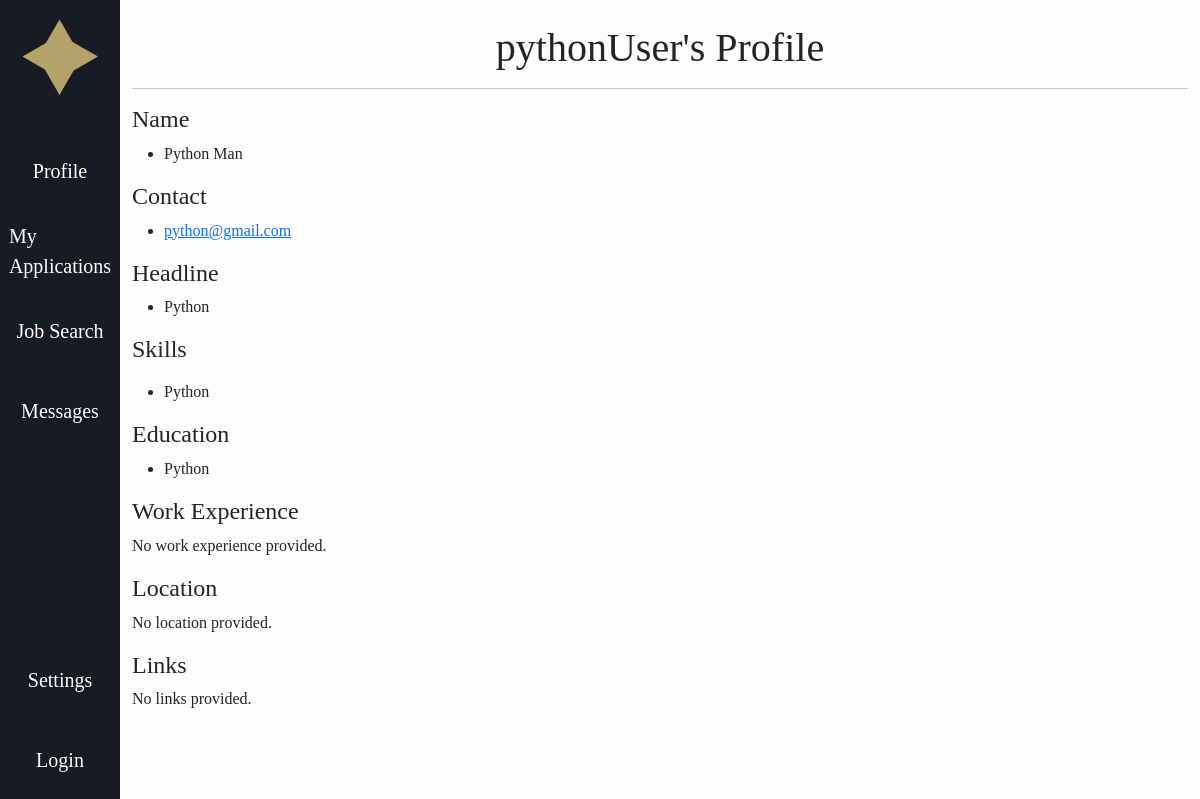
/accounts/profile/pythonUser/, run on the app's committed database.
### accounts/models.py (models this page shows, shortened)
class CustomUser(AbstractUser):
    ROLE_CHOICES = (
        ("recruiter", "Recruiter"),
        ("user", "User"),
    )
    role = models.CharField(max_length=20, choices=ROLE_CHOICES, default="user")
    fname = models.CharField(max_length=30, blank=True, default='')
    lname = models.CharField(max_length=30, blank=True, default='')
    headline = models.CharField(max_length=255, blank=True, default='')
    skills = models.TextField(blank=True, default='')
    education = models.TextField(blank=True, default='')
    work_experience = models.TextField(blank=True, default='')
    location = models.CharField(max_length=255, blank=True, default='')
    links = models.TextField(blank=True, default='')
    show_headline = models.BooleanField(default=True)
    show_skills = models.BooleanField(default=True)
    show_education = models.BooleanField(default=True)
    show_work_experience = models.BooleanField(default=True)
    show_location = models.BooleanField(default=True)
    show_links = models.BooleanField(default=True)

### accounts/views.py (the view, shortened to what this page needs)
# urls.py: path('profile/<str:username>/', views.profile_detail, name='accounts.profile_detail'),
def profile_detail(request, username):
    user = get_object_or_404(__import__('django.contrib.auth').contrib.auth.get_user_model(), username=username)
    template_data = {'profile_user': user}
    links_list = []
    raw = (user.links or '').strip()
    template_data['links_list'] = links_list
    edu_raw = (getattr(user, 'education', '') or '').strip()
    if edu_raw:
        template_data['education_list'] = [l.strip() for l in edu_raw.splitlines() if l.strip()]
    else:
        template_data['education_list'] = []
    work_raw = (getattr(user, 'work_experience', '') or '').strip()
    if work_raw:
        template_data['work_list'] = [l.strip() for l in work_raw.splitlines() if l.strip()]
    else:
        template_data['work_list'] = []
    if request.user.is_authenticated and getattr(request.user, 'role', '').lower() == 'recruiter':
        template_data['base_template'] = 'baseR.html'
    else:
        template_data.setdefault('base_template', None)
    return render(request, 'accounts/profile_detail.html', {'template_data': template_data})

### jobble/context_processors.py (called while the page is built, shortened)
def user_template(request):
    return {"base_template": "base.html"}           # default for anonymous users

### accounts/templates/accounts/profile_detail.html
{% extends template_data.base_template|default:base_template %}
{% load static %}
{% block content %}
<div class="container py-4">
  <h1 style = "text-align: center">{{ template_data.profile_user.username }}'s Profile</h1>
  <hr>
  <h4>Name</h4>
  {% if template_data.profile_user.fname or template_data.profile_user.lname %}
  <ul>
    <li><p>{{ template_data.profile_user.fname }} {{ template_data.profile_user.lname }}</p></li>
  </ul>
  {% else %}
  <p>No name provided.</p>
  {% endif %}
  <h4>Contact</h4>
  <ul>
    <li><a href="mailto:{{ template_data.profile_user.email }}">{{ template_data.profile_user.email }}</a></li>
  </ul>
  {% if template_data.profile_user.show_headline %}
  <h4>Headline</h4>
  {% if template_data.profile_user.headline %}
  <ul>
   <li><p>{{ template_data.profile_user.headline }}</p></li>
  </ul>
  {% else %}
  <p>No headline provided.</p>
  {% endif %}
  {% endif %}
  {% if template_data.profile_user.show_skills %}
  <h4>Skills</h4>
  {% if template_data.profile_user.skills %}
  <ul>
    <li><p>{{ template_data.profile_user.skills|linebreaks }}</p></li>
  </ul>
  {% else %}
  <p>No skills provided.</p>
  {% endif %}
  {% endif %}
  {% if template_data.profile_user.show_education %}
  <h4>Education</h4>
  {% if template_data.education_list %}
    <ul>
      {% for line in template_data.education_list %}
        <li>{{ line }}</li>
      {% endfor %}
    </ul>
  {% else %}
    <p>No education provided.</p>
  {% endif %}
  {% endif %}
  {% if template_data.profile_user.show_work_experience %}
  <h4>Work Experience</h4>
  {% if template_data.work_list %}
    <ul>
      {% for line in template_data.work_list %}
        <li>{{ line }}</li>
      {% endfor %}
    </ul>
  {% else %}
    <p>No work experience provided.</p>
  {% endif %}
  {% endif %}
  {% if template_data.profile_user.show_location %}
  <h4>Location</h4>
  {% if template_data.profile_user.location %}
  <ul>
    <li><p>{{ template_data.profile_user.location }}</p></li>
  </ul>
  {% else %}
  <p>No location provided.</p>
  {% endif %}
  {% endif %}
  {% if template_data.profile_user.show_links %}
  <h4>Links</h4>
    {% if template_data.links_list %}
      <ul>
        {% for l in template_data.links_list %}
          <li><a href="{{ l.href }}" target="_blank" rel="noopener noreferrer">{{ l.text }}</a></li>
        {% endfor %}
      </ul>
    {% else %}
      <p>No links provided.</p>
    {% endif %}
  {% endif %}
</div>
{% endblock content %}

### jobble/static/css/style.css (style rules this page uses)
* { font-family: "DM Serif Text", serif; font-weight: 400; font-style: normal; }
body { overflow-x: hidden; }
h1 { font-size: 36px; }
h4 { font-size: 16px; }

### data on the page
CustomUser: profile_user.username "pythonUser", profile_user.fname "Python", profile_user.lname "Man", profile_user.email "python@gmail.com", profile_user.headline "Python", profile_user.skills "Python", education_list "Python"
